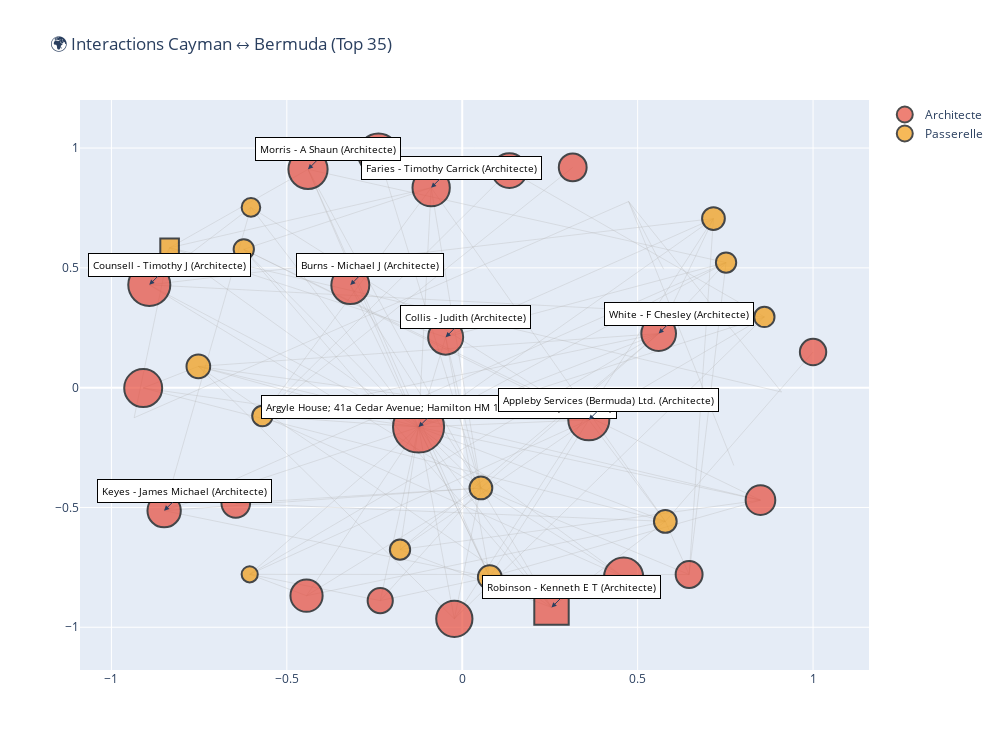

Write notebook code for a chart like this one.
### Markdown cell above
ENTITÉS CAYMAN vs HUB BERMUDA

### Code cell
import networkx as nx
import plotly.graph_objects as go
import numpy as np

# =====================================================
# 1️⃣ Filtrer nœuds Cayman
# =====================================================
cayman_df = df[df['jurisdiction_description'].str.contains('Cayman', na=False)].copy()
cayman_ids = set(cayman_df['id'])

# Inclure les hubs principaux (Top 35 Architectes & Passerelles)
hub_ids = set(top35[top35['typologie'].isin(['Architecte','Passerelle'])]['id'])
G_cayman = G.subgraph(cayman_ids.union(hub_ids)).copy()

print(f"Graphe Cayman ↔ Bermuda : {len(G_cayman.nodes())} nœuds, {len(G_cayman.edges())} arêtes")

# =====================================================
# 2️⃣ Layout
# =====================================================
pos_cayman = nx.spring_layout(G_cayman, k=2, iterations=50, seed=42)

# =====================================================
# 3️⃣ Arêtes
# =====================================================
edge_x, edge_y = [], []
for u, v in G_cayman.edges():
    x0, y0 = pos_cayman[u]
    x1, y1 = pos_cayman[v]
    edge_x.extend([x0, x1, None])
    edge_y.extend([y0, y1, None])

edge_trace = go.Scatter(
    x=edge_x, y=edge_y,
    line=dict(width=0.8,color='rgba(180,180,180,0.4)'),
    hoverinfo='none',
    mode='lines',
    showlegend=False
)

# =====================================================
# 4️⃣ Nœuds avec forme selon Cayman / Bermuda
# =====================================================
node_traces = []
for typ in ['Architecte','Passerelle','Satellite','Intermédiaire secondaire']:
    subset = top35[top35['typologie']==typ]
    subset = subset[subset['id'].isin(G_cayman.nodes())]
    if subset.empty:
        continue
    node_x, node_y, sizes, colors, symbols, hover_texts = [], [], [], [], [], []
    for _, row in subset.iterrows():
        nid = row['id']
        x, y = pos_cayman[nid]
        node_x.append(x)
        node_y.append(y)
        sizes.append(12 + np.log1p(row['degree'])*6)
        colors.append(TYPO_COLORS.get(row['typologie'],"#7f8c8d"))
        # Différencier Cayman et Bermuda par la forme
        symbols.append('square' if 'Cayman' in row['jurisdiction_description'] else 'circle')
        hover_texts.append(
            f"<b>{row['name']}</b><br>Type: {row['node_type']}<br>"
            f"Typologie: {row['typologie']}<br>Pays: {row['jurisdiction_description']}<br>"
            f"Degré: {row['degree']} | Betweenness: {row['betweenness']:.4f}"
        )
    node_traces.append(go.Scatter(
        x=node_x, y=node_y,
        mode='markers',
        marker=dict(size=sizes, color=colors, symbol=symbols, line=dict(width=2,color='#000')),
        text=hover_texts,
        hoverinfo='text',
        name=typ
    ))

# =====================================================
# 5️⃣ Figure
# =====================================================
fig_cayman = go.Figure(data=[edge_trace]+node_traces)
fig_cayman.update_layout(
    title="🌍 Interactions Cayman ↔ Bermuda (Top 35)",
    width=1000, height=750, showlegend=True
)

# =====================================================
# 6️⃣ Ajouter annotations pour les top nodes avec fond blanc
# =====================================================
top_nodes = top35[top35['id'].isin(G_cayman.nodes())].nlargest(10, 'betweenness')
annotations = []
for _, row in top_nodes.iterrows():
    nid = row['id']
    x, y = pos_cayman[nid]
    annotations.append(dict(
        x=x,
        y=y,
        xref="x",
        yref="y",
        text=f"{row['name']} ({row['typologie']})",
        showarrow=True,
        arrowhead=2,
        ax=20,
        ay=-20,
        font=dict(size=10, color="#000"),
        bgcolor="white",       # fond blanc
        bordercolor="#000",    # contour noir
        borderwidth=1,
        borderpad=4
    ))

fig_cayman.update_layout(annotations=annotations)

fig_cayman.show()

### Figure 1 — Plotly figure (JSON) as saved in the notebook; plotly's stock layout.template omitted (floating-point values rounded to 4 significant figures; data arrays with more than 128 entries replaced by an {"elided": "..."} marker saying what was removed)
{"data": [{"hoverinfo": "none", "line": {"color": "rgba(180,180,180,0.4)", "width": 0.8}, "mode": "lines", "showlegend": false, "type": "scatter", "x": {"elided": "330 float values"}, "y": {"elided": "330 float values"}}, {"hoverinfo": "text", "marker": {"color": ["#e74c3c", "#e74c3c", "#e74c3c", "#e74c3c", "#e74c3c", "#e74c3c", "#e74c3c", "#e74c3c", "#e74c3c", "#e74c3c", "#e74c3c", "#e74c3c", "#e74c3c", "#e74c3c", "#e74c3c", "#e74c3c", "#e74c3c", "#e74c3c", "#e74c3c", "#e74c3c", "#e74c3c", "#e74c3c"], "line": {"color": "#000", "width": 2}, "size": [51.07, 41.07, 37.98, 37.32, 42.06, 34.71, 34.43, 34.97, 39.2, 33.33, 36.26, 39.26, 37.98, 32.2, 34.84, 26.91, 29.67, 27.83, 28.64, 25.18, 26.39, 40.62], "symbol": ["circle", "circle", "circle", "circle", "circle", "circle", "square", "circle", "circle", "circle", "circle", "circle", "circle", "circle", "circle", "circle", "circle", "circle", "circle", "circle", "circle", "circle"]}, "mode": "markers", "name": "Architecte", "text": ["<b>Argyle House; 41a Cedar Avenue; Hamilton HM 12; Bermuda</b><br>Type: Address<br>Typologie: Architecte<br>Pays: Bermuda<br>Degré: 672.0 | Betweenness: 41287.1221", "<b>Appleby Services (Bermuda) Ltd.</b><br>Type: Intermediary<br>Typologie: Architecte<br>Pays: Bermuda<br>Degré: 126.0 | Betweenness: 41032.3032", "<b>Burns - Michael J</b><br>Type: Officer<br>Typologie: Architecte<br>Pays: Bermuda;British Virgin Islands;Canada<br>Degré: 75.0 | Betweenness: 12041.2640", "<b>Faries - Timothy Carrick</b><br>Type: Officer<br>Typologie: Architecte<br>Pays: Bermuda;United Kingdom<br>Degré: 67.0 | Betweenness: 11718.0105", "<b>Counsell - Timothy J</b><br>Type: Officer<br>Typologie: Architecte<br>Pays: Bermuda;United Kingdom;United States<br>Degré: 149.0 | Betweenness: 11427.1052", "<b>White - F Chesley</b><br>Type: Officer<br>Typologie: Architecte<br>Pays: Bermuda;United Kingdom<br>Degré: 43.0 | Betweenness: 9010.6996", "<b>Robinson - Kenneth E T</b><br>Type: Officer<br>Typologie: Architecte<br>Pays: Bermuda;Cayman Islands;United Kingdom;United States<br>Degré: 41.0 | Betweenness: 7701.7083", "<b>Collis - Judith</b><br>Type: Officer<br>Typologie: Architecte<br>Pays: Bermuda;United Kingdom<br>Degré: 45.0 | Betweenness: 7242.3661", "<b>Morris - A Shaun</b><br>Type: Officer<br>Typologie: Architecte<br>Pays: Bermuda;United Kingdom;United States<br>Degré: 92.0 | Betweenness: 5671.0577", "<b>Keyes - James Michael</b><br>Type: Officer<br>Typologie: Architecte<br>Pays: Bermuda;United Kingdom<br>Degré: 34.0 | Betweenness: 5038.2278", "<b>Jones - Michael</b><br>Type: Officer<br>Typologie: Architecte<br>Pays: Bermuda;United Kingdom;United States<br>Degré: 56.0 | Betweenness: 4991.1263", "<b>Lines - David R</b><br>Type: Officer<br>Typologie: Architecte<br>Pays: Australia;Bermuda;United States<br>Degré: 93.0 | Betweenness: 4730.3378", "<b>Bossin - Alan Irving</b><br>Type: Officer<br>Typologie: Architecte<br>Pays: Bermuda;Canada<br>Degré: 75.0 | Betweenness: 4425.2341", "<b>Adderley - Donald Bradfield</b><br>Type: Officer<br>Typologie: Architecte<br>Pays: Bermuda;United Kingdom<br>Degré: 28.0 | Betweenness: 3483.0851", "<b>KPMG - Bermuda</b><br>Type: Officer<br>Typologie: Architecte<br>Pays: Bermuda<br>Degré: 44.0 | Betweenness: 3172.1373", "<b>Bubenzer - Peter - Bermuda</b><br>Type: Officer<br>Typologie: Architecte<br>Pays: Bermuda;United Kingdom<br>Degré: 11.0 | Betweenness: 3169.6760", "<b>Richardson-Augustus - Tammy L</b><br>Type: Officer<br>Typologie: Architecte<br>Pays: Bermuda;United Kingdom;United States<br>Degré: 18.0 | Betweenness: 2803.9541", "<b>Deloitte & Touche Ltd. - Bermuda</b><br>Type: Officer<br>Typologie: Architecte<br>Pays: Bermuda<br>Degré: 13.0 | Betweenness: 2737.4716", "<b>Cabral - Warren Wilton</b><br>Type: Officer<br>Typologie: Architecte<br>Pays: Bermuda;Switzerland;United Kingdom<br>Degré: 15.0 | Betweenness: 2665.5272", "<b>Spurling - Richard D</b><br>Type: Officer<br>Typologie: Architecte<br>Pays: Bermuda<br>Degré: 8.0 | Betweenness: 2610.2712", "<b>PricewaterhouseCoopers - Bermuda</b><br>Type: Officer<br>Typologie: Architecte<br>Pays: Bermuda<br>Degré: 10.0 | Betweenness: 2389.6500", "<b>Ernst & Young Ltd.</b><br>Type: Officer<br>Typologie: Architecte<br>Pays: Bermuda<br>Degré: 117.0 | Betweenness: 1378.8315"], "type": "scatter", "x": [-0.1245, 0.3608, -0.319, -0.08857, -0.892, 0.5599, 0.2545, -0.0473, -0.4396, -0.8497, -0.02253, 0.46, -0.9094, -0.4438, 0.1344, 0.6467, 0.8501, 0.3149, -0.6455, -0.2337, 1, -0.2389], "y": [-0.1645, -0.1343, 0.4282, 0.8347, 0.4291, 0.2257, -0.9174, 0.2107, 0.9112, -0.5134, -0.9649, -0.7905, -0.001511, -0.8684, 0.9061, -0.78, -0.4694, 0.9194, -0.4828, -0.8889, 0.1488, 0.9757]}, {"hoverinfo": "text", "marker": {"color": ["#f39c12", "#f39c12", "#f39c12", "#f39c12", "#f39c12", "#f39c12", "#f39c12", "#f39c12", "#f39c12", "#f39c12", "#f39c12", "#f39c12", "#f39c12"], "line": {"color": "#000", "width": 2}, "size": [23.68, 18.59, 22.75, 22.75, 20.32, 18.59, 20.32, 20.32, 23.68, 16.16, 20.32, 22.75, 20.32], "symbol": ["circle", "circle", "circle", "circle", "circle", "square", "circle", "circle", "circle", "circle", "circle", "circle", "circle"]}, "mode": "markers", "name": "Passerelle", "text": ["<b>CORONA LTD.</b><br>Type: Entity<br>Typologie: Passerelle<br>Pays: Bermuda<br>Degré: 6.0 | Betweenness: 1875.5201", "<b>Kowo Limited</b><br>Type: Entity<br>Typologie: Passerelle<br>Pays: Bermuda<br>Degré: 2.0 | Betweenness: 1674.1062", "<b>LION CORPORATION LIMITED</b><br>Type: Entity<br>Typologie: Passerelle<br>Pays: Bermuda<br>Degré: 5.0 | Betweenness: 1542.3517", "<b>Olivewood Limited</b><br>Type: Entity<br>Typologie: Passerelle<br>Pays: Bermuda<br>Degré: 5.0 | Betweenness: 1445.4651", "<b>SOLVEST, LTD.</b><br>Type: Entity<br>Typologie: Passerelle<br>Pays: Bermuda<br>Degré: 3.0 | Betweenness: 1428.2721", "<b>Aberystwyth Limited</b><br>Type: Entity<br>Typologie: Passerelle<br>Pays: Cayman Islands<br>Degré: 2.0 | Betweenness: 1356.7657", "<b>WOODBRIDGE COMPANY LIMITED</b><br>Type: Entity<br>Typologie: Passerelle<br>Pays: Bermuda<br>Degré: 3.0 | Betweenness: 827.2414", "<b>KINGSTON ASSOCIATES, LTD.</b><br>Type: Entity<br>Typologie: Passerelle<br>Pays: Bermuda<br>Degré: 3.0 | Betweenness: 802.8221", "<b>Tholu Limited</b><br>Type: Entity<br>Typologie: Passerelle<br>Pays: Bermuda<br>Degré: 6.0 | Betweenness: 710.7070", "<b>A.A. LTD.</b><br>Type: Entity<br>Typologie: Passerelle<br>Pays: Bermuda<br>Degré: 1.0 | Betweenness: 672.1040", "<b>THL Ltd.</b><br>Type: Entity<br>Typologie: Passerelle<br>Pays: Bermuda<br>Degré: 3.0 | Betweenness: 665.7568", "<b>Pure Products Limited</b><br>Type: Entity<br>Typologie: Passerelle<br>Pays: Bermuda<br>Degré: 5.0 | Betweenness: 647.7961", "<b>Children's Hospital Integrated Risk Protective Limited</b><br>Type: Entity<br>Typologie: Passerelle<br>Pays: Bermuda<br>Degré: 3.0 | Betweenness: 637.8345"], "type": "scatter", "x": [-0.7522, -0.6022, 0.5789, 0.05326, -0.6227, -0.8341, 0.752, -0.1774, 0.07849, -0.6058, 0.8612, 0.7161, -0.5697], "y": [0.08863, 0.7524, -0.5582, -0.4188, 0.5774, 0.5839, 0.5222, -0.676, -0.7908, -0.7792, 0.2951, 0.7057, -0.1183]}], "layout": {"annotations": [{"arrowhead": 2, "ax": 20, "ay": -20, "bgcolor": "white", "bordercolor": "#000", "borderpad": 4, "borderwidth": 1, "font": {"color": "#000", "size": 10}, "showarrow": true, "text": "Argyle House; 41a Cedar Avenue; Hamilton HM 12; Bermuda (Architecte)", "x": -0.1245, "xref": "x", "y": -0.1645, "yref": "y"}, {"arrowhead": 2, "ax": 20, "ay": -20, "bgcolor": "white", "bordercolor": "#000", "borderpad": 4, "borderwidth": 1, "font": {"color": "#000", "size": 10}, "showarrow": true, "text": "Appleby Services (Bermuda) Ltd. (Architecte)", "x": 0.3608, "xref": "x", "y": -0.1343, "yref": "y"}, {"arrowhead": 2, "ax": 20, "ay": -20, "bgcolor": "white", "bordercolor": "#000", "borderpad": 4, "borderwidth": 1, "font": {"color": "#000", "size": 10}, "showarrow": true, "text": "Burns - Michael J (Architecte)", "x": -0.319, "xref": "x", "y": 0.4282, "yref": "y"}, {"arrowhead": 2, "ax": 20, "ay": -20, "bgcolor": "white", "bordercolor": "#000", "borderpad": 4, "borderwidth": 1, "font": {"color": "#000", "size": 10}, "showarrow": true, "text": "Faries - Timothy Carrick (Architecte)", "x": -0.08857, "xref": "x", "y": 0.8347, "yref": "y"}, {"arrowhead": 2, "ax": 20, "ay": -20, "bgcolor": "white", "bordercolor": "#000", "borderpad": 4, "borderwidth": 1, "font": {"color": "#000", "size": 10}, "showarrow": true, "text": "Counsell - Timothy J (Architecte)", "x": -0.892, "xref": "x", "y": 0.4291, "yref": "y"}, {"arrowhead": 2, "ax": 20, "ay": -20, "bgcolor": "white", "bordercolor": "#000", "borderpad": 4, "borderwidth": 1, "font": {"color": "#000", "size": 10}, "showarrow": true, "text": "White - F Chesley (Architecte)", "x": 0.5599, "xref": "x", "y": 0.2257, "yref": "y"}, {"arrowhead": 2, "ax": 20, "ay": -20, "bgcolor": "white", "bordercolor": "#000", "borderpad": 4, "borderwidth": 1, "font": {"color": "#000", "size": 10}, "showarrow": true, "text": "Robinson - Kenneth E T (Architecte)", "x": 0.2545, "xref": "x", "y": -0.9174, "yref": "y"}, {"arrowhead": 2, "ax": 20, "ay": -20, "bgcolor": "white", "bordercolor": "#000", "borderpad": 4, "borderwidth": 1, "font": {"color": "#000", "size": 10}, "showarrow": true, "text": "Collis - Judith (Architecte)", "x": -0.0473, "xref": "x", "y": 0.2107, "yref": "y"}, {"arrowhead": 2, "ax": 20, "ay": -20, "bgcolor": "white", "bordercolor": "#000", "borderpad": 4, "borderwidth": 1, "font": {"color": "#000", "size": 10}, "showarrow": true, "text": "Morris - A Shaun (Architecte)", "x": -0.4396, "xref": "x", "y": 0.9112, "yref": "y"}, {"arrowhead": 2, "ax": 20, "ay": -20, "bgcolor": "white", "bordercolor": "#000", "borderpad": 4, "borderwidth": 1, "font": {"color": "#000", "size": 10}, "showarrow": true, "text": "Keyes - James Michael (Architecte)", "x": -0.8497, "xref": "x", "y": -0.5134, "yref": "y"}], "height": 750, "showlegend": true, "title": {"text": "🌍 Interactions Cayman ↔ Bermuda (Top 35)"}, "width": 1000}}
